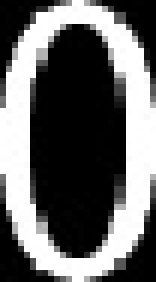
//> input picture portfolio/영상처리 프로젝트/project/5_18_opencv_20157135_이상우/Project2/num/0.jpg, 26 x 47 px (shown 6 times larger)
$ ./main   (built with g++ and OpenCV 4)
//> lines starting //> are read from the running program, lines starting //| are printed output that depends on the picture; after the words box and inside, x2 and y2 are one past the last pixel; in counts of white or black regions, pixels touching at a corner belong together
#include "opencv/cv.h"
#include "opencv/highgui.h"
#include <iostream>
#include "opencv2\highgui\highgui.hpp"
#include "opencv2\imgproc\imgproc.hpp"
#include <stdio.h>

using namespace std;
using namespace cv;

int main(int argc, char *argv[]) {

	// 이미지 로드
	Mat image , gray, canny, result;
	Mat img, templ[10];
	image = imread("C:/Users/lee/Desktop/car/0.jpg");
//> image is the input picture: 47 rows x 26 cols, CV_8UC3; min 0, max 255, mean 101.3
	imshow("original", image);
	// 그레이 로 변환
	cvtColor(image, gray, CV_BGR2GRAY);
	imshow("original->gray", gray );
	// canny 알고리즘을 이용하여 윤곽선만 남김
	Canny(gray , canny, 100, 400);
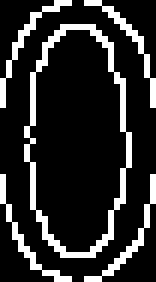
//> canny: 47 rows x 26 cols, CV_8UC1 (shown 6 times larger); 16.9% white in thin lines or dots
	imshow("original->gray->Canny", canny);

	// 윤곽선을 가져옴
	vector<vector<Point>> contours;
	vector<Vec4i> hierarchy;
	findContours(canny, contours, hierarchy, CV_RETR_TREE, CV_CHAIN_APPROX_SIMPLE, Point());
//> contours = 6 contours, 4 with area under 20; largest, box (x1, y1, x2, y2) and area: (4, 4, 22, 43) 505, (4, 4, 22, 43) 487
	vector<vector<Point>> contoursPoly(contours.size());
//> contoursPoly = 6 empty contours
	vector<Rect> boundRect(contours.size());
	vector<Rect> boundRect2(contours.size());

	for (int i = 0; i < contours.size(); i++) {
		approxPolyDP(Mat(contours[i]), contoursPoly[i], 1, true);
		boundRect[i] = boundingRect(Mat(contoursPoly[i]));
	}
//> this loop made 6 passes

	// 번호판 후보군 갯수 저장 변수
	int refineryCount = 0;

	// 윤곽선 중 번호판 후보가 될 수 있는 것만 남김 (가로, 세로 비율 및 크기로 판단)
	for (int i = 0; i < contours.size(); i++) {
		double widthHeightRatio = (double)boundRect[i].height / boundRect[i].width;

		if (
			widthHeightRatio <= 3.5 &&
			widthHeightRatio >= 0.5 &&
			boundRect[i].area() <= 2000 &&
			boundRect[i].area() >= 300
		) {
			refineryCount++;
			boundRect2[refineryCount] = boundRect[i];
		}
	}
//> this loop made 6 passes
//> (widthHeightRatio, refineryCount) on passes 3 to 4: (2.44, 1), (2.17, 2)
//> widthHeightRatio on passes 1, 2, 5, 6: 1.5, 1.5, 1.5, 1.5
//> after the loop, refineryCount = 2

	boundRect2.resize(refineryCount);
//> boundRect2 = 2 Rects (x, y, width, height): [0, 0, 0, 0], [5, 4, 16, 39]

	// 추려낸 번호판 후보군 윤곽선을 x 좌표 기준으로 정렬
	for (int i = 0; i < boundRect2.size(); i++) {
		for (int j = 0; j < boundRect2.size() - 1; j++) {
			if (boundRect2[j].tl().x > boundRect2[j + 1].tl().x) {
				Rect tmpRect = boundRect2[j];
				boundRect2[j] = boundRect2[j + 1];
				boundRect2[j + 1] = tmpRect;
			}
		}
	}
//> this loop made 2 passes

	// 번호판 윤곽선 객체의 시작 인덱스
	int startIdx = 0;

	// 인접 윤곽선 갯수 저장 변수
	int adjecentCount = 0;

	// 번호판 가로 길이 저장 변수
	double Width = 0;

	for (int i = 0; i < boundRect2.size(); i++) {
		int count = 0;
		double deltaX = 0.0;

		for (int j = i + 1; j < boundRect2.size(); j++) {
			// 현재 윤곽선의 x 좌표와 최단 거리 인접 윤곽선의 x 좌표 사이의 거리를 구함
			deltaX = abs(boundRect2[j].tl().x - boundRect2[i].tl().x);

			// 거리가 너무 떨어져 있는 경우 후보군에서 제외 시킴
			if (deltaX > 300) {
				break;
			}

			// 기울기를 구할 때 0으로 나누는 예외 방지
			if (deltaX == 0.0) {
				deltaX = 1.0;
			}

			// 현재 윤곽선의 y 좌표와 최단 거리 인접 윤곽선의 y 좌표 사이의 거리를 구함
			double deltaY = abs(boundRect2[j].tl().y - boundRect2[i].tl().y);

			// 기울기를 구할 때 0으로 나누는 예외 방지
			if (deltaY == 0.0) {
				deltaY = 1.0;
			}

			// 두 윤곽선의 기울기를 구함
			double gradient = deltaY / deltaX;

			// 기울기가 미세하게 차이가 있는 경우 인접 윤곽선으로 추가
			if (gradient < 0.1 ) {
				count++;
			}
		}

		// 최대 인접 윤곽선 갯수 상태 저장
		if (count > adjecentCount) {
			startIdx = i;
			adjecentCount = count;
			Width = deltaX;
		}
	}
//> this loop made 2 passes
//> (deltaX, count) on passes 1 to 2: (5, 0), (0, 0)
//> after the loop, startIdx = 0; adjecentCount = 0; Width = 0

//> (the run ends here: the program stops with an error, at `result = image(Rect(boundRect2[startIdx].tl().x - 40, boundRect2[start..`)
